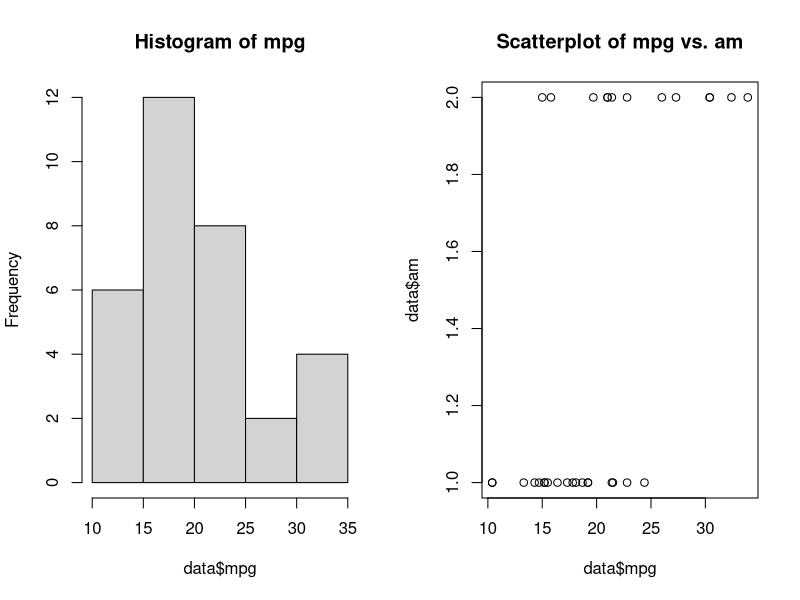
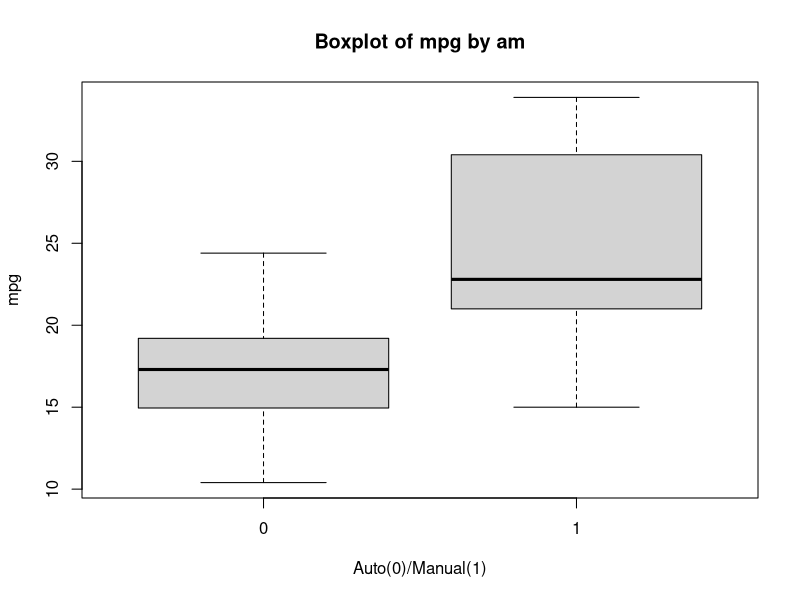
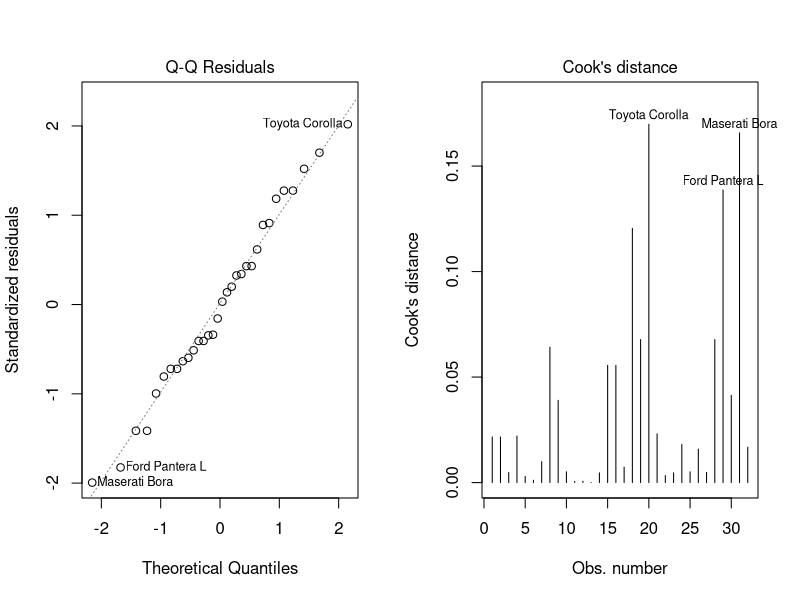

Write the R code that produced these figures, in order.
## ---- chunk 1
data <- mtcars
head(data)
## ---- chunk 2
data$cyl <- factor(data$cyl)
data$vs <- factor(data$vs)
data$am <- factor(data$am)
data$gear <- factor(data$gear)
data$carb <- factor(data$carb)
## ---- chunk 3
par(mfrow=c(1,2))
hist(data$mpg,main="Histogram of mpg")
plot(data$mpg,data$am,main="Scatterplot of mpg vs. am")
par(mfrow=c(1,1))
boxplot(data$mpg~data$am,main="Boxplot of mpg by am",xlab="Auto(0)/Manual(1)",ylab="mpg")
## ---- chunk 4
mean(data[data$am == 0,]$mpg)
mean(data[data$am == 1,]$mpg)
## ---- chunk 5
t.test(data[data$am == 0,]$mpg,data[data$am == 1,]$mpg,alternative="less")
## ---- chunk 6
fit1 <- lm(mpg~am,data=mtcars)
summary(fit1)$coef
fit2 <- lm(mpg~am-1,data=mtcars)
summary(fit2)$coef
## ---- chunk 7
summary(fit1)$sigma
summary(fit2)$sigma
## ---- chunk 8
anova(fit1,fit2)
## ---- chunk 9
par(mfrow=c(1,2))
plot(fit1,which=2)
plot(fit1,which=4)
shapiro.test(fit1$residuals)
